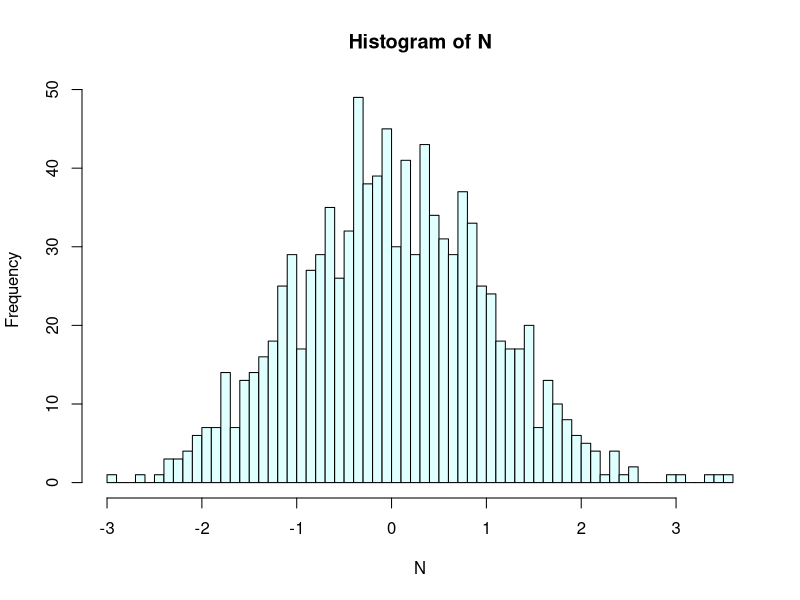

The R source for this figure:
f<-function(x) {
	return (exp(-(1 / 2) * ((abs(x) - 1) ^ 2)));
}

genNormal<-function(sample) {
	N<-vector(length = sample);

	set.seed(1);

	j = 0;
	for (i in 1:sample) {
		repeat {
			j = j + 1;
			u<-runif(2, 0, 1);
			if (u[1] < (1/2)) {
				x = log(2 * u[1]);
			}
			else {
				x = -log(2 * (1 - u[1]));
			}
			if (u[2] <= f(x)) {
				N[i] = x;
				break;
			}
		}
	}

	png("1.png");
	hist(N, breaks = 50, col = "light cyan", plot = TRUE);

	return(c(mean(N), var(N), (sample / j)));
}

output<-genNormal(1000);

cat("The sample mean, sample variance, and the simulated acceptance probability are calculated to be", output[1], ",", output[2], ", and", output[3], "respectively.\n");
